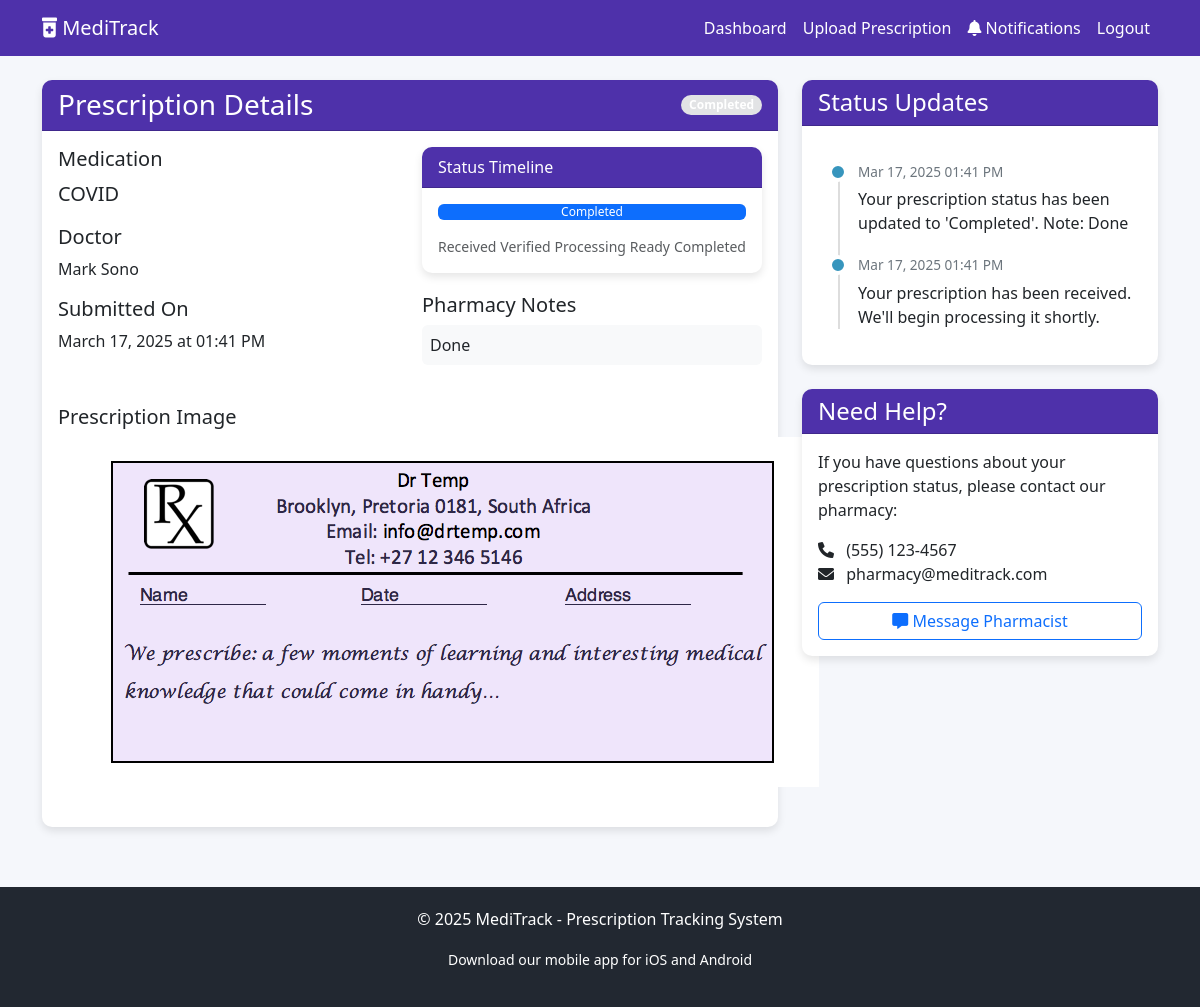
The page /view_prescription/6 (signed in) on the database its author committed.
### prescrib.py (models this page shows)
class Prescription(db.Model):
    id = db.Column(db.Integer, primary_key=True)
    filename = db.Column(db.String(100))
    file_path = db.Column(db.String(255))
    upload_date = db.Column(db.DateTime, default=datetime.utcnow)
    doctor_name = db.Column(db.String(100))
    medication = db.Column(db.String(100))
    status = db.Column(db.String(20), default='Received')  # Received, Verified, Processing, Ready, Completed
    pharmacy_notes = db.Column(db.Text)
    pickup_date = db.Column(db.DateTime, nullable=True)
    user_id = db.Column(db.Integer, db.ForeignKey('user.id'), nullable=False)
    notifications = db.relationship('Notification', backref='prescription', lazy=True)

class Notification(db.Model):
    id = db.Column(db.Integer, primary_key=True)
    timestamp = db.Column(db.DateTime, default=datetime.utcnow)
    message = db.Column(db.Text)
    is_read = db.Column(db.Boolean, default=False)
    prescription_id = db.Column(db.Integer, db.ForeignKey('prescription.id'), nullable=False)

### prescrib.py (the view)
@app.route('/view_prescription/<int:prescription_id>')
@login_required
def view_prescription(prescription_id):
    prescription = Prescription.query.get_or_404(prescription_id)
    if prescription.user_id != current_user.id:
        flash('Unauthorized access')
        return redirect(url_for('dashboard'))
    file_url = url_for('static', filename=prescription.file_path)
    notifications = Notification.query.filter_by(
        prescription_id=prescription_id
    ).order_by(Notification.timestamp.desc()).all()
    for notification in notifications:
        if not notification.is_read:
            notification.is_read = True
    db.session.commit()
    return render_template('prescription_details.html',
                          prescription=prescription,
                          file_url=file_url,
                          notifications=notifications)

### prescrib.py (called while the page is built)
@login_manager.user_loader
def load_user(user_id):
    return User.query.get(int(user_id))

### templates/prescription_details.html (shortened to what this page needs)
{% extends "base.html" %}
{% block content %}
<div class="row">
    <div class="col-md-8">
        <div class="card">
            <div class="card-header d-flex justify-content-between align-items-center">
                <h3 class="mb-0">Prescription Details</h3>
                <span class="badge rounded-pill status-{{ prescription.status.lower() }}">{{ prescription.status }}</span>
            </div>
            <div class="card-body">
                <div class="row mb-4">
                    <div class="col-md-6">
                        <h5>Medication</h5>
                        <p class="lead">{{ prescription.medication }}</p>
                        <h5>Doctor</h5>
                        <p>{{ prescription.doctor_name }}</p>
                        <h5>Submitted On</h5>
                        <p>{{ prescription.upload_date.strftime('%B %d, %Y at %I:%M %p') }}</p>
                    </div>
                    <div class="col-md-6">
                        <div class="card">
                            <div class="card-header">Status Timeline</div>
                            <div class="card-body">
                                <div class="progress mb-3">
                                    {% set status_value = {
                                        'Received': 20,
                                        'Verified': 40,
                                        'Processing': 60,
                                        'Ready': 80,
                                        'Completed': 100
                                    } %}
                                    <div class="progress-bar" role="progressbar" style="width: {{ status_value[prescription.status] }}%"
                                         aria-valuenow="{{ status_value[prescription.status] }}" aria-valuemin="0" aria-valuemax="100">
                                        {{ prescription.status }}
                                    </div>
                                </div>
                                <div class="d-flex justify-content-between small text-muted">
                                    <span>Received</span>
                                    <span>Verified</span>
                                    <span>Processing</span>
                                    <span>Ready</span>
                                    <span>Completed</span>
                                </div>
                            </div>
                        </div>
                        {% if prescription.pharmacy_notes %}
                        <div class="mt-3">
                            <h5>Pharmacy Notes</h5>
                            <p class="p-2 bg-light rounded">{{ prescription.pharmacy_notes }}</p>
                        </div>
                        {% endif %}
                    </div>
                </div>
                <div class="mb-4">
                    <h5>Prescription Image</h5>
                    {% if prescription.file_path.endswith('.pdf') %}
                        <div class="alert alert-info">
                            <i class="fas fa-file-pdf"></i> PDF document uploaded
                        </div>
                    {% else %}
                    <img src="{{ url_for('static', filename=prescription.file_path) }}" alt="Prescription Image">
                    {% endif %}
                </div>
            </div>
        </div>
    </div>
    <div class="col-md-4">
        <div class="card">
            <div class="card-header">
                <h4 class="mb-0">Status Updates</h4>
            </div>
            <div class="card-body">
                <ul class="timeline">
                    {% for notification in notifications %}
                        <li class="timeline-item">
                            <div class="timeline-marker"></div>
                            <div class="timeline-content">
                                <div class="timeline-info">{{ notification.timestamp.strftime('%b %d, %Y %I:%M %p') }}</div>
                                <p>{{ notification.message }}</p>
                            </div>
                        </li>
                    {% endfor %}
                </ul>
            </div>
        </div>
        <div class="card mt-4">
            <div class="card-header">
                <h4 class="mb-0">Need Help?</h4>
            </div>
            <div class="card-body">
                <p>If you have questions about your prescription status, please contact our pharmacy:</p>
                <ul class="list-unstyled">
                    <li><i class="fas fa-phone me-2"></i> (555) 123-4567</li>
                    <li><i class="fas fa-envelope me-2"></i> pharmacy@meditrack.com</li>
                </ul>
                <div class="d-grid mt-3">
                    <button class="btn btn-outline-primary" onclick="alert('Contact feature coming soon!')">
                        <i class="fas fa-comment-alt"></i> Message Pharmacist
                    </button>
                </div>
            </div>
        </div>
    </div>
</div>
{% endblock %}

### templates/base.html (style rules this page uses)
:root { --primary-color: #4E31AA; --secondary-color: #2F58CD; --accent-color: #3795BD; --light-color: #F5F7FB; --dark-color: #222831; }
body { font-family: 'Segoe UI', Tahoma, Geneva, Verdana, sans-serif; background-color: var(--light-color); color: var(--dark-color); }
.card { border-radius: 10px; box-shadow: 0 4px 8px rgba(0, 0, 0, 0.1); margin-bottom: 20px; border: none; }
.card-header { background-color: var(--primary-color); color: white; border-radius: 10px 10px 0 0 !important; }
.status-completed { background-color: #e2e3e5; }
.timeline { position: relative; margin: 20px 0; padding: 0; list-style: none; }
.timeline::before { content: ''; position: absolute; top: 0; bottom: 0; left: 20px; width: 2px; background: #ddd; }
.timeline-item { position: relative; margin-bottom: 20px; padding-left: 40px; }
.timeline-marker { position: absolute; top: 0; left: 10px; width: 20px; height: 20px; border-radius: 50%; background: var(--accent-color); border: 4px solid white; }
.timeline-info { margin-bottom: 5px; font-size: 0.85em; color: #6c757d; }

### rows shown on the page
Prescription: status "Completed", medication "COVID", doctor_name "Mark Sono", upload_date "March 17, 2025 at 01:41 PM", pharmacy_notes "Done", file_path (picture)
Notification: timestamp "Mar 17, 2025 01:41 PM", message "Your prescription status has been updated to 'Completed'. Note: Done"
Notification: timestamp "Mar 17, 2025 01:41 PM", message "Your prescription has been received. We'll begin processing it shortly."
